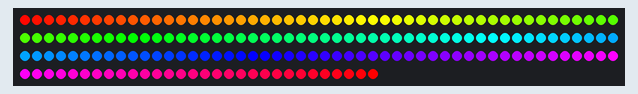
The sketch below on a simulated Arduino Nano, built with avr-gcc and run on an emulated ATmega328P. Parts: 180 RGB LEDs in strip order, left to right, continuing on the next row.

Above: at 0.11 s.
At 5.09 s:
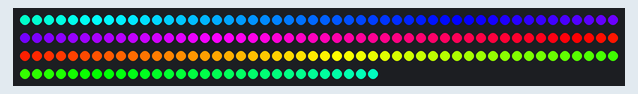
At 10.02 s:
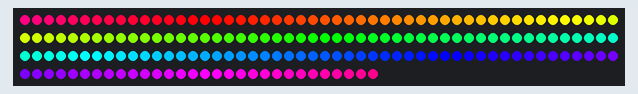
At 19.94 s:
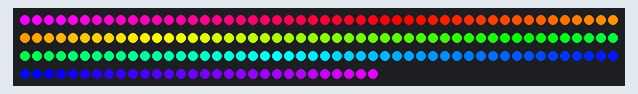
At 29.85 s:
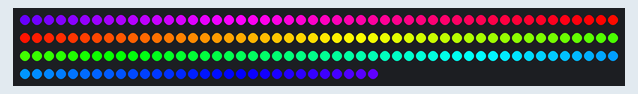
At 39.88 s:
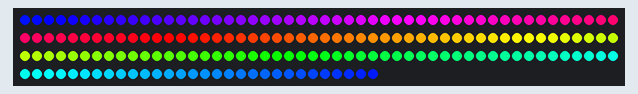

The sketch:

neo_pixel_test.ino
```cpp
#include <NeoPixelBus.h>

// Налаштування
#define LED_COUNT 180
#define LED_PIN 13

NeoPixelBus<NeoGrbFeature, Neo800KbpsMethod> strip(LED_COUNT, LED_PIN);

float baseHue = 0; // базовий відтінок

void setup() {
  strip.Begin();
  strip.Show();
}

void loop() {
  for (int i = 0; i < LED_COUNT; i++) {
    // плавний градієнт по стрічці
    float hue = baseHue + (float)i / LED_COUNT;

    // зациклення від 0 до 1
    if (hue > 1.0f) hue -= 1.0f;

    RgbColor color = HslColor(hue, 1.0f, 0.5f);
    strip.SetPixelColor(i, color);
  }

  strip.Show();

  baseHue += 0.005f; // швидкість анімації
  if (baseHue > 1.0f) baseHue -= 1.0f;

  delay(10);
}
```
